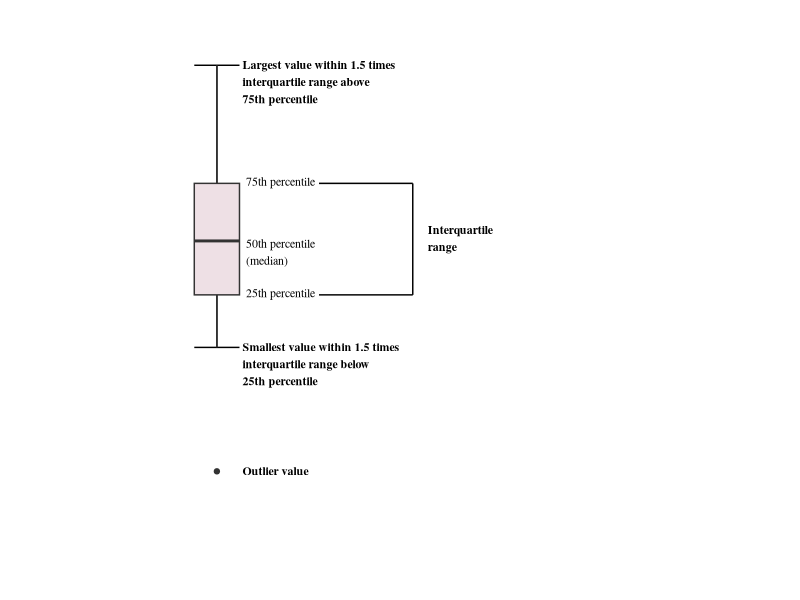

Write the R code that produced this figure. (Note: this script raises an error after producing the figure.)
## ---- chunk 1
# translatable content
WhiskerLabel1 <- "Largest value within 1.5 times\ninterquartile range above\n75th percentile"
WhiskerLabel2 <- "Smallest value within 1.5 times\ninterquartile range below\n25th percentile"
Outlier <- "Outlier value"
QuartileLabels <- c("25th percentile", "50th percentile\n(median)", "75th percentile")
IQRLabel <- "Interquartile\nrange"
# end translatable content

library(tidyverse)
library(cowplot)

# Code adapted from https://waterdata.usgs.gov/blog/boxplots/, by Laura DeCicco

ggplot_box_legend <- function(family = "serif"){

  # Create data to use in the boxplot legend:
  set.seed(100)

  sample_df <- data.frame(parameter = "test",
                          values = sample(500))

  # Extend the top whisker a bit:
  sample_df$values[1:100] <- 701:800
  # Make sure there's only 1 lower outlier:
  sample_df$values[1] <- -350

  # Function to calculate important values:
  ggplot2_boxplot <- function(x){

    quartiles <- as.numeric(quantile(x,
                                     probs = c(0.25, 0.5, 0.75)))

    names(quartiles) <- QuartileLabels

    IQR <- diff(quartiles[c(1,3)])

    upper_whisker <- max(x[x < (quartiles[3] + 1.5 * IQR)])
    lower_whisker <- min(x[x > (quartiles[1] - 1.5 * IQR)])

    upper_dots <- x[x > (quartiles[3] + 1.5*IQR)]
    lower_dots <- x[x < (quartiles[1] - 1.5*IQR)]

    return(list("quartiles" = quartiles,
                "25th_pct" = as.numeric(quartiles[1]),
                "50th_pct" = as.numeric(quartiles[2]),
                "75th_pct" = as.numeric(quartiles[3]),
                "IQR" = IQR,
                "upper_whisker" = upper_whisker,
                "lower_whisker" = lower_whisker,
                "upper_dots" = upper_dots,
                "lower_dots" = lower_dots))
  }

  # Get those values:
  ggplot_output <- ggplot2_boxplot(sample_df$values)

  # Lots of text in the legend, make it smaller and consistent font:
  update_geom_defaults("text",
                       list(size = 3,
                            hjust = 0,
                            family = family))
  # Labels don't inherit text:
  update_geom_defaults("label",
                       list(size = 3,
                            hjust = 0,
                            family = family))

  # Create the legend:
  # The main elements of the plot (the boxplot, error bars, and count)
  # are the easy part.
  # The text describing each of those takes a lot of fiddling to
  # get the location and style just right:
  explain_plot <- ggplot() +
    stat_boxplot(data = sample_df,
                 aes(x = parameter, y=values),
                 geom ='errorbar', width = 0.3) +
    geom_boxplot(data = sample_df,
                 aes(x = parameter, y=values),
                 width = 0.3, fill = "lavenderblush2") +
    theme_minimal(base_size = 5, base_family = family) +
    geom_segment(aes(x = 2.3, xend = 2.3,
                     y = ggplot_output[[2]],
                     yend = ggplot_output[[4]])) +
    geom_segment(aes(x = 1.2, xend = 2.3,
                     y = ggplot_output[[2]],
                     yend = ggplot_output[[2]])) +
    geom_segment(aes(x = 1.2, xend = 2.3,
                     y = ggplot_output[[4]],
                     yend = ggplot_output[[4]])) +
    geom_text(aes(x = 2.4, y = ggplot_output[[3]]),
              label = IQRLabel, fontface = "bold",
              vjust = 0.4) +
    geom_text(aes(x = c(1.17,1.17),
                  y = c(ggplot_output[["upper_whisker"]],
                        ggplot_output[["lower_whisker"]]),
                  label = c(WhiskerLabel1,
                            WhiskerLabel2)),
              fontface = "bold", vjust = 0.9) +
    geom_text(aes(x = c(1.17),
                  y =  ggplot_output[["lower_dots"]],
                  label = Outlier),
              vjust = 0.5, fontface = "bold") +
    geom_label(aes(x = 1.17, y = ggplot_output[["quartiles"]],
                   label = names(ggplot_output[["quartiles"]])),
               vjust = c(0.4,0.85,0.4),
               fill = "white", label.size = 0) +
    ylab("") + xlab("") +
    theme(axis.text = element_blank(),
          axis.ticks = element_blank(),
          panel.grid = element_blank(),
          aspect.ratio = 4/3,
          plot.title = element_text(hjust = 0.5, size = 10)) +
    coord_cartesian(xlim = c(1.4,3.1), ylim = c(-600, 900))
  
  return(explain_plot)
}

plot(ggplot_box_legend())
## ---- chunk 2
knitr::include_graphics("images/NonGenerated/kurtosis.png")
## ---- chunk 3
boxplot(len ~ dose, data = ToothGrowth,
              main = "Guinea Pigs' Tooth Growth",
              xlab = "Vitamin C dose mg",
              ylab = "Tooth length")
stripchart(len ~ dose, data = ToothGrowth, method='overplot', add=T, pch=20, col=2, vertical=T)
## ---- chunk 4
boxplot(len ~ dose, data = ToothGrowth,
              main = "Guinea Pigs' Tooth Growth",
              xlab = "Vitamin C dose mg",
              ylab = "Tooth length")
stripchart(len ~ dose, data = ToothGrowth, method='jitter', add=T, pch=20, col=2, vertical=T)
## ---- chunk 5
library(beeswarm)

boxplot(len ~ dose, data = ToothGrowth,
              main = "Guinea Pigs' Tooth Growth",
              xlab = "Vitamin C dose mg",
              ylab = "Tooth length")  
beeswarm(len ~ dose, data = ToothGrowth, col = 2, add = TRUE)
## ---- chunk 6
knitr::include_graphics("images/NonGenerated/skewness.png")
